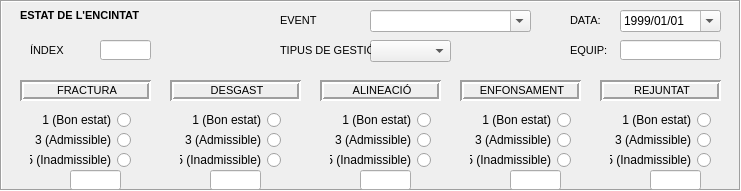
    <widget class="QFrame" name="frame_2">
     <property name="geometry">
      <rect>
       <x>20</x>
       <y>210</y>
       <width>741</width>
       <height>191</height>
      </rect>
     </property>
     <property name="frameShape">
      <enum>QFrame::Box</enum>
     </property>
     <property name="frameShadow">
      <enum>QFrame::Sunken</enum>
     </property>
     <widget class="QLabel" name="fracture_label">
      <property name="enabled">
       <bool>true</bool>
      </property>
      <property name="geometry">
       <rect>
        <x>20</x>
        <y>80</y>
        <width>131</width>
        <height>21</height>
       </rect>
      </property>
      <property name="font">
       <font>
        <family>Arial</family>
        <pointsize>8</pointsize>
       </font>
      </property>
      <property name="cursor">
       <cursorShape>ArrowCursor</cursorShape>
      </property>
      <property name="mouseTracking">
       <bool>true</bool>
      </property>
      <property name="focusPolicy">
       <enum>Qt::ClickFocus</enum>
      </property>
      <property name="layoutDirection">
       <enum>Qt::LeftToRight</enum>
      </property>
      <property name="autoFillBackground">
       <bool>false</bool>
      </property>
      <property name="frameShape">
       <enum>QFrame::Box</enum>
      </property>
      <property name="frameShadow">
       <enum>QFrame::Sunken</enum>
      </property>
      <property name="lineWidth">
       <number>2</number>
      </property>
      <property name="text">
       <string>&lt;!DOCTYPE HTML PUBLIC &quot;-//W3C//DTD HTML 4.0//EN&quot; &quot;http://www.w3.org/TR/REC-html40/strict.dtd&quot;&gt;
&lt;html&gt;&lt;head&gt;&lt;meta name=&quot;qrichtext&quot; content=&quot;1&quot; /&gt;&lt;style type=&quot;text/css&quot;&gt;
p, li { white-space: pre-wrap; }
&lt;/style&gt;&lt;/head&gt;&lt;body style=&quot; font-family:'Arial'; font-size:8pt; font-weight:400; font-style:normal;&quot;&gt;
&lt;p align=&quot;center&quot; style=&quot; margin-top:0px; margin-bottom:0px; margin-left:0px; margin-right:0px; -qt-block-indent:0; text-indent:0px;&quot;&gt;FRACTURA&lt;/p&gt;&lt;/body&gt;&lt;/html&gt;</string>
      </property>
      <property name="textFormat">
       <enum>Qt::AutoText</enum>
      </property>
      <property name="wordWrap">
       <bool>false</bool>
      </property>
     </widget>
     <widget class="QLabel" name="label_3">
      <property name="geometry">
       <rect>
        <x>20</x>
        <y>0</y>
        <width>151</width>
        <height>31</height>
       </rect>
      </property>
      <property name="font">
       <font>
        <family>Arial</family>
        <pointsize>9</pointsize>
        <weight>75</weight>
        <bold>true</bold>
       </font>
      </property>
      <property name="layoutDirection">
       <enum>Qt::LeftToRight</enum>
      </property>
      <property name="autoFillBackground">
       <bool>false</bool>
      </property>
      <property name="text">
       <string>&lt;!DOCTYPE HTML PUBLIC &quot;-//W3C//DTD HTML 4.0//EN&quot; &quot;http://www.w3.org/TR/REC-html40/strict.dtd&quot;&gt;
&lt;html&gt;&lt;head&gt;&lt;meta name=&quot;qrichtext&quot; content=&quot;1&quot; /&gt;&lt;style type=&quot;text/css&quot;&gt;
p, li { white-space: pre-wrap; }
&lt;/style&gt;&lt;/head&gt;&lt;body style=&quot; font-family:'Arial'; font-size:9pt; font-weight:600; font-style:normal;&quot;&gt;
&lt;p style=&quot; margin-top:0px; margin-bottom:0px; margin-left:0px; margin-right:0px; -qt-block-indent:0; text-indent:0px;&quot;&gt;&lt;span style=&quot; font-family:'MS Shell Dlg 2'; font-size:8pt;&quot;&gt;ESTAT DE L'ENCINTAT&lt;/span&gt;&lt;/p&gt;&lt;/body&gt;&lt;/html&gt;</string>
      </property>
      <property name="textFormat">
       <enum>Qt::AutoText</enum>
      </property>
     </widget>
     <widget class="QLabel" name="alignment_label">
      <property name="enabled">
       <bool>true</bool>
      </property>
      <property name="geometry">
       <rect>
        <x>320</x>
        <y>80</y>
        <width>121</width>
        <height>21</height>
       </rect>
      </property>
      <property name="font">
       <font>
        <family>Arial</family>
        <pointsize>8</pointsize>
       </font>
      </property>
      <property name="cursor">
       <cursorShape>ArrowCursor</cursorShape>
      </property>
      <property name="mouseTracking">
       <bool>true</bool>
      </property>
      <property name="focusPolicy">
       <enum>Qt::ClickFocus</enum>
      </property>
      <property name="layoutDirection">
       <enum>Qt::LeftToRight</enum>
      </property>
      <property name="autoFillBackground">
       <bool>false</bool>
      </property>
      <property name="frameShape">
       <enum>QFrame::Box</enum>
      </property>
      <property name="frameShadow">
       <enum>QFrame::Sunken</enum>
      </property>
      <property name="lineWidth">
       <number>2</number>
      </property>
      <property name="text">
       <string>&lt;!DOCTYPE HTML PUBLIC &quot;-//W3C//DTD HTML 4.0//EN&quot; &quot;http://www.w3.org/TR/REC-html40/strict.dtd&quot;&gt;
&lt;html&gt;&lt;head&gt;&lt;meta name=&quot;qrichtext&quot; content=&quot;1&quot; /&gt;&lt;style type=&quot;text/css&quot;&gt;
p, li { white-space: pre-wrap; }
&lt;/style&gt;&lt;/head&gt;&lt;body style=&quot; font-family:'Arial'; font-size:8pt; font-weight:400; font-style:normal;&quot;&gt;
&lt;p align=&quot;center&quot; style=&quot; margin-top:0px; margin-bottom:0px; margin-left:0px; margin-right:0px; -qt-block-indent:0; text-indent:0px;&quot;&gt;ALINEACIÓ&lt;/p&gt;&lt;/body&gt;&lt;/html&gt;</string>
      </property>
      <property name="textFormat">
       <enum>Qt::AutoText</enum>
      </property>
      <property name="wordWrap">
       <bool>false</bool>
      </property>
     </widget>
     <widget class="QLabel" name="wear_label">
      <property name="enabled">
       <bool>true</bool>
      </property>
      <property name="geometry">
       <rect>
        <x>170</x>
        <y>80</y>
        <width>131</width>
        <height>21</height>
       </rect>
      </property>
      <property name="font">
       <font>
        <family>Arial</family>
        <pointsize>8</pointsize>
       </font>
      </property>
      <property name="cursor">
       <cursorShape>ArrowCursor</cursorShape>
      </property>
      <property name="mouseTracking">
       <bool>true</bool>
      </property>
      <property name="focusPolicy">
       <enum>Qt::ClickFocus</enum>
      </property>
      <property name="layoutDirection">
       <enum>Qt::LeftToRight</enum>
      </property>
      <property name="autoFillBackground">
       <bool>false</bool>
      </property>
      <property name="frameShape">
       <enum>QFrame::Box</enum>
      </property>
      <property name="frameShadow">
       <enum>QFrame::Sunken</enum>
      </property>
      <property name="lineWidth">
       <number>2</number>
      </property>
      <property name="text">
       <string>&lt;!DOCTYPE HTML PUBLIC &quot;-//W3C//DTD HTML 4.0//EN&quot; &quot;http://www.w3.org/TR/REC-html40/strict.dtd&quot;&gt;
&lt;html&gt;&lt;head&gt;&lt;meta name=&quot;qrichtext&quot; content=&quot;1&quot; /&gt;&lt;style type=&quot;text/css&quot;&gt;
p, li { white-space: pre-wrap; }
&lt;/style&gt;&lt;/head&gt;&lt;body style=&quot; font-family:'Arial'; font-size:8pt; font-weight:400; font-style:normal;&quot;&gt;
&lt;p align=&quot;center&quot; style=&quot; margin-top:0px; margin-bottom:0px; margin-left:0px; margin-right:0px; -qt-block-indent:0; text-indent:0px;&quot;&gt;DESGAST&lt;/p&gt;&lt;/body&gt;&lt;/html&gt;</string>
      </property>
      <property name="textFormat">
       <enum>Qt::AutoText</enum>
      </property>
      <property name="wordWrap">
       <bool>false</bool>
      </property>
     </widget>
     <widget class="QLabel" name="grouting_label">
      <property name="enabled">
       <bool>true</bool>
      </property>
      <property name="geometry">
       <rect>
        <x>600</x>
        <y>80</y>
        <width>121</width>
        <height>21</height>
       </rect>
      </property>
      <property name="font">
       <font>
        <family>Arial</family>
        <pointsize>8</pointsize>
       </font>
      </property>
      <property name="cursor">
       <cursorShape>ArrowCursor</cursorShape>
      </property>
      <property name="mouseTracking">
       <bool>true</bool>
      </property>
      <property name="focusPolicy">
       <enum>Qt::ClickFocus</enum>
      </property>
      <property name="layoutDirection">
       <enum>Qt::LeftToRight</enum>
      </property>
      <property name="autoFillBackground">
       <bool>false</bool>
      </property>
      <property name="frameShape">
       <enum>QFrame::Box</enum>
      </property>
      <property name="frameShadow">
       <enum>QFrame::Sunken</enum>
      </property>
      <property name="lineWidth">
       <number>2</number>
      </property>
      <property name="text">
       <string>&lt;!DOCTYPE HTML PUBLIC &quot;-//W3C//DTD HTML 4.0//EN&quot; &quot;http://www.w3.org/TR/REC-html40/strict.dtd&quot;&gt;
&lt;html&gt;&lt;head&gt;&lt;meta name=&quot;qrichtext&quot; content=&quot;1&quot; /&gt;&lt;style type=&quot;text/css&quot;&gt;
p, li { white-space: pre-wrap; }
&lt;/style&gt;&lt;/head&gt;&lt;body style=&quot; font-family:'Arial'; font-size:8pt; font-weight:400; font-style:normal;&quot;&gt;
&lt;p align=&quot;center&quot; style=&quot; margin-top:0px; margin-bottom:0px; margin-left:0px; margin-right:0px; -qt-block-indent:0; text-indent:0px;&quot;&gt;REJUNTAT&lt;/p&gt;&lt;/body&gt;&lt;/html&gt;</string>
      </property>
      <property name="textFormat">
       <enum>Qt::AutoText</enum>
      </property>
      <property name="wordWrap">
       <bool>false</bool>
      </property>
     </widget>
     <widget class="QLabel" name="sag_label">
      <property name="enabled">
       <bool>true</bool>
      </property>
      <property name="geometry">
       <rect>
        <x>460</x>
        <y>80</y>
        <width>121</width>
        <height>21</height>
       </rect>
      </property>
      <property name="font">
       <font>
        <family>Arial</family>
        <pointsize>8</pointsize>
       </font>
      </property>
      <property name="cursor">
       <cursorShape>ArrowCursor</cursorShape>
      </property>
      <property name="mouseTracking">
       <bool>true</bool>
      </property>
      <property name="focusPolicy">
       <enum>Qt::ClickFocus</enum>
      </property>
      <property name="layoutDirection">
       <enum>Qt::LeftToRight</enum>
      </property>
      <property name="autoFillBackground">
       <bool>false</bool>
      </property>
      <property name="frameShape">
       <enum>QFrame::Box</enum>
      </property>
      <property name="frameShadow">
       <enum>QFrame::Sunken</enum>
      </property>
      <property name="lineWidth">
       <number>2</number>
      </property>
      <property name="text">
       <string>&lt;!DOCTYPE HTML PUBLIC &quot;-//W3C//DTD HTML 4.0//EN&quot; &quot;http://www.w3.org/TR/REC-html40/strict.dtd&quot;&gt;
&lt;html&gt;&lt;head&gt;&lt;meta name=&quot;qrichtext&quot; content=&quot;1&quot; /&gt;&lt;style type=&quot;text/css&quot;&gt;
p, li { white-space: pre-wrap; }
&lt;/style&gt;&lt;/head&gt;&lt;body style=&quot; font-family:'Arial'; font-size:8pt; font-weight:400; font-style:normal;&quot;&gt;
&lt;p align=&quot;center&quot; style=&quot; margin-top:0px; margin-bottom:0px; margin-left:0px; margin-right:0px; -qt-block-indent:0; text-indent:0px;&quot;&gt;ENFONSAMENT&lt;/p&gt;&lt;/body&gt;&lt;/html&gt;</string>
      </property>
      <property name="textFormat">
       <enum>Qt::AutoText</enum>
      </property>
      <property name="wordWrap">
       <bool>false</bool>
      </property>
     </widget>
     <widget class="QRadioButton" name="fracture_1">
      <property name="geometry">
       <rect>
        <x>30</x>
        <y>110</y>
        <width>101</width>
        <height>20</height>
       </rect>
      </property>
      <property name="layoutDirection">
       <enum>Qt::RightToLeft</enum>
      </property>
      <property name="text">
       <string>1 (Bon estat)</string>
      </property>
      <attribute name="buttonGroup">
       <string notr="true">group_fracture</string>
      </attribute>
     </widget>
     <widget class="QRadioButton" name="fracture_3">
      <property name="geometry">
       <rect>
        <x>30</x>
        <y>130</y>
        <width>101</width>
        <height>20</height>
       </rect>
      </property>
      <property name="layoutDirection">
       <enum>Qt::RightToLeft</enum>
      </property>
      <property name="text">
       <string>3 (Admissible)</string>
      </property>
      <attribute name="buttonGroup">
       <string notr="true">group_fracture</string>
      </attribute>
     </widget>
     <widget class="QRadioButton" name="fracture_5">
      <property name="geometry">
       <rect>
        <x>30</x>
        <y>150</y>
        <width>101</width>
        <height>20</height>
       </rect>
      </property>
      <property name="layoutDirection">
       <enum>Qt::RightToLeft</enum>
      </property>
      <property name="text">
       <string>5 (Inadmissible)</string>
      </property>
      <attribute name="buttonGroup">
       <string notr="true">group_fracture</string>
      </attribute>
     </widget>
     <widget class="QRadioButton" name="wear_3">
      <property name="geometry">
       <rect>
        <x>180</x>
        <y>130</y>
        <width>101</width>
        <height>20</height>
       </rect>
      </property>
      <property name="layoutDirection">
       <enum>Qt::RightToLeft</enum>
      </property>
      <property name="text">
       <string>3 (Admissible)</string>
      </property>
      <attribute name="buttonGroup">
       <string notr="true">group_wear</string>
      </attribute>
     </widget>
     <widget class="QRadioButton" name="wear_1">
      <property name="geometry">
       <rect>
        <x>180</x>
        <y>110</y>
        <width>101</width>
        <height>20</height>
       </rect>
      </property>
      <property name="layoutDirection">
       <enum>Qt::RightToLeft</enum>
      </property>
      <property name="text">
       <string>1 (Bon estat)</string>
      </property>
      <attribute name="buttonGroup">
       <string notr="true">group_wear</string>
      </attribute>
     </widget>
     <widget class="QRadioButton" name="wear_5">
      <property name="geometry">
       <rect>
        <x>180</x>
        <y>150</y>
        <width>101</width>
        <height>20</height>
       </rect>
      </property>
      <property name="layoutDirection">
       <enum>Qt::RightToLeft</enum>
      </property>
      <property name="text">
       <string>5 (Inadmissible)</string>
      </property>
      <attribute name="buttonGroup">
       <string notr="true">group_wear</string>
      </attribute>
     </widget>
     <widget class="QRadioButton" name="alignment_3">
      <property name="geometry">
       <rect>
        <x>330</x>
        <y>130</y>
        <width>101</width>
        <height>20</height>
       </rect>
      </property>
      <property name="layoutDirection">
       <enum>Qt::RightToLeft</enum>
      </property>
      <property name="text">
       <string>3 (Admissible)</string>
      </property>
      <attribute name="buttonGroup">
       <string notr="true">group_alignment</string>
      </attribute>
     </widget>
     <widget class="QRadioButton" name="alignment_1">
      <property name="geometry">
       <rect>
        <x>330</x>
        <y>110</y>
        <width>101</width>
        <height>20</height>
       </rect>
      </property>
      <property name="layoutDirection">
       <enum>Qt::RightToLeft</enum>
      </property>
      <property name="text">
       <string>1 (Bon estat)</string>
      </property>
      <attribute name="buttonGroup">
       <string notr="true">group_alignment</string>
      </attribute>
     </widget>
     <widget class="QRadioButton" name="alignment_5">
      <property name="geometry">
       <rect>
        <x>330</x>
        <y>150</y>
        <width>101</width>
        <height>20</height>
       </rect>
      </property>
      <property name="layoutDirection">
       <enum>Qt::RightToLeft</enum>
      </property>
      <property name="text">
       <string>5 (Inadmissible)</string>
      </property>
      <attribute name="buttonGroup">
       <string notr="true">group_alignment</string>
      </attribute>
     </widget>
     <widget class="QRadioButton" name="sag_3">
      <property name="geometry">
       <rect>
        <x>470</x>
        <y>130</y>
        <width>101</width>
        <height>20</height>
       </rect>
      </property>
      <property name="layoutDirection">
       <enum>Qt::RightToLeft</enum>
      </property>
      <property name="text">
       <string>3 (Admissible)</string>
      </property>
      <attribute name="buttonGroup">
       <string notr="true">group_sag</string>
      </attribute>
     </widget>
     <widget class="QRadioButton" name="sag_1">
      <property name="geometry">
       <rect>
        <x>470</x>
        <y>110</y>
        <width>101</width>
        <height>20</height>
       </rect>
      </property>
      <property name="layoutDirection">
       <enum>Qt::RightToLeft</enum>
      </property>
      <property name="text">
       <string>1 (Bon estat)</string>
      </property>
      <attribute name="buttonGroup">
       <string notr="true">group_sag</string>
      </attribute>
     </widget>
     <widget class="QRadioButton" name="sag_5">
      <property name="geometry">
       <rect>
        <x>470</x>
        <y>150</y>
        <width>101</width>
        <height>20</height>
       </rect>
      </property>
      <property name="layoutDirection">
       <enum>Qt::RightToLeft</enum>
      </property>
      <property name="text">
       <string>5 (Inadmissible)</string>
      </property>
      <attribute name="buttonGroup">
       <string notr="true">group_sag</string>
      </attribute>
     </widget>
     <widget class="QRadioButton" name="grouting_5">
      <property name="geometry">
       <rect>
        <x>610</x>
        <y>150</y>
        <width>101</width>
        <height>20</height>
       </rect>
      </property>
      <property name="layoutDirection">
       <enum>Qt::RightToLeft</enum>
      </property>
      <property name="text">
       <string>5 (Inadmissible)</string>
      </property>
      <attribute name="buttonGroup">
       <string notr="true">group_grouting</string>
      </attribute>
     </widget>
     <widget class="QRadioButton" name="grouting_1">
      <property name="geometry">
       <rect>
        <x>610</x>
        <y>110</y>
        <width>101</width>
        <height>20</height>
       </rect>
      </property>
      <property name="layoutDirection">
       <enum>Qt::RightToLeft</enum>
      </property>
      <property name="text">
       <string>1 (Bon estat)</string>
      </property>
      <attribute name="buttonGroup">
       <string notr="true">group_grouting</string>
      </attribute>
     </widget>
     <widget class="QRadioButton" name="grouting_3">
      <property name="geometry">
       <rect>
        <x>610</x>
        <y>130</y>
        <width>101</width>
        <height>20</height>
       </rect>
      </property>
      <property name="layoutDirection">
       <enum>Qt::RightToLeft</enum>
      </property>
      <property name="text">
       <string>3 (Admissible)</string>
      </property>
      <attribute name="buttonGroup">
       <string notr="true">group_grouting</string>
      </attribute>
     </widget>
     <widget class="QLabel" name="inv_team_label">
      <property name="geometry">
       <rect>
        <x>570</x>
        <y>40</y>
        <width>41</width>
        <height>21</height>
       </rect>
      </property>
      <property name="font">
       <font>
        <family>Arial</family>
        <pointsize>8</pointsize>
        <weight>50</weight>
        <bold>false</bold>
       </font>
      </property>
      <property name="text">
       <string>EQUIP:</string>
      </property>
     </widget>
     <widget class="QLineEdit" name="inv_team">
      <property name="enabled">
       <bool>true</bool>
      </property>
      <property name="geometry">
       <rect>
        <x>620</x>
        <y>40</y>
        <width>101</width>
        <height>20</height>
       </rect>
      </property>
      <property name="font">
       <font>
        <family>Arial</family>
       </font>
      </property>
      <property name="text">
       <string/>
      </property>
     </widget>
     <widget class="QComboBox" name="cbo_event">
      <property name="geometry">
       <rect>
        <x>370</x>
        <y>10</y>
        <width>161</width>
        <height>22</height>
       </rect>
      </property>
      <property name="editable">
       <bool>true</bool>
      </property>
      <property name="maxVisibleItems">
       <number>4</number>
      </property>
      <property name="insertPolicy">
       <enum>QComboBox::InsertAlphabetically</enum>
      </property>
     </widget>
     <widget class="QLabel" name="phase_label">
      <property name="geometry">
       <rect>
        <x>280</x>
        <y>10</y>
        <width>51</width>
        <height>21</height>
       </rect>
      </property>
      <property name="font">
       <font>
        <family>Arial</family>
        <pointsize>8</pointsize>
        <weight>50</weight>
        <bold>false</bold>
       </font>
      </property>
      <property name="text">
       <string>EVENT</string>
      </property>
     </widget>
     <widget class="QLineEdit" name="inv_index">
      <property name="enabled">
       <bool>true</bool>
      </property>
      <property name="geometry">
       <rect>
        <x>100</x>
        <y>40</y>
        <width>51</width>
        <height>20</height>
       </rect>
      </property>
      <property name="font">
       <font>
        <family>Arial</family>
       </font>
      </property>
      <property name="text">
       <string/>
      </property>
     </widget>
     <widget class="QLabel" name="inv_team_label_2">
      <property name="geometry">
       <rect>
        <x>30</x>
        <y>40</y>
        <width>51</width>
        <height>21</height>
       </rect>
      </property>
      <property name="font">
       <font>
        <family>Arial</family>
        <pointsize>8</pointsize>
        <weight>50</weight>
        <bold>false</bold>
       </font>
      </property>
      <property name="text">
       <string>ÍNDEX</string>
      </property>
     </widget>
     <widget class="QLineEdit" name="fracture">
      <property name="enabled">
       <bool>true</bool>
      </property>
      <property name="geometry">
       <rect>
        <x>70</x>
        <y>170</y>
        <width>51</width>
        <height>20</height>
       </rect>
      </property>
      <property name="font">
       <font>
        <family>Arial</family>
       </font>
      </property>
      <property name="text">
       <string/>
      </property>
     </widget>
     <widget class="QLineEdit" name="wear">
      <property name="enabled">
       <bool>true</bool>
      </property>
      <property name="geometry">
       <rect>
        <x>210</x>
        <y>170</y>
        <width>51</width>
        <height>20</height>
       </rect>
      </property>
      <property name="font">
       <font>
        <family>Arial</family>
       </font>
      </property>
      <property name="text">
       <string/>
      </property>
     </widget>
     <widget class="QLineEdit" name="alignment">
      <property name="enabled">
       <bool>true</bool>
      </property>
      <property name="geometry">
       <rect>
        <x>360</x>
        <y>170</y>
        <width>51</width>
        <height>20</height>
       </rect>
      </property>
      <property name="font">
       <font>
        <family>Arial</family>
       </font>
      </property>
      <property name="text">
       <string/>
      </property>
     </widget>
     <widget class="QLineEdit" name="sag">
      <property name="enabled">
       <bool>true</bool>
      </property>
      <property name="geometry">
       <rect>
        <x>510</x>
        <y>170</y>
        <width>51</width>
        <height>20</height>
       </rect>
      </property>
      <property name="font">
       <font>
        <family>Arial</family>
       </font>
      </property>
      <property name="text">
       <string/>
      </property>
     </widget>
     <widget class="QLineEdit" name="grouting">
      <property name="enabled">
       <bool>true</bool>
      </property>
      <property name="geometry">
       <rect>
        <x>650</x>
        <y>170</y>
        <width>51</width>
        <height>20</height>
       </rect>
      </property>
      <property name="font">
       <font>
        <family>Arial</family>
       </font>
      </property>
      <property name="text">
       <string/>
      </property>
     </widget>
     <widget class="QDateEdit" name="inv_date">
      <property name="geometry">
       <rect>
        <x>620</x>
        <y>10</y>
        <width>101</width>
        <height>22</height>
       </rect>
      </property>
      <property name="displayFormat">
       <string>yyyy/MM/dd</string>
      </property>
      <property name="calendarPopup">
       <bool>true</bool>
      </property>
      <property name="date">
       <date>
        <year>1999</year>
        <month>1</month>
        <day>1</day>
       </date>
      </property>
     </widget>
     <widget class="QLabel" name="inv_date_label">
      <property name="geometry">
       <rect>
        <x>570</x>
        <y>10</y>
        <width>41</width>
        <height>21</height>
       </rect>
      </property>
      <property name="font">
       <font>
        <family>Arial</family>
        <pointsize>8</pointsize>
        <weight>50</weight>
        <bold>false</bold>
       </font>
      </property>
      <property name="text">
       <string>DATA:</string>
      </property>
     </widget>
     <widget class="QComboBox" name="cbo_manag_type">
      <property name="geometry">
       <rect>
        <x>370</x>
        <y>40</y>
        <width>81</width>
        <height>22</height>
       </rect>
      </property>
     </widget>
     <widget class="QLabel" name="type_manage_label">
      <property name="geometry">
       <rect>
        <x>280</x>
        <y>40</y>
        <width>91</width>
        <height>21</height>
       </rect>
      </property>
      <property name="font">
       <font>
        <family>Arial</family>
        <pointsize>8</pointsize>
        <weight>50</weight>
        <bold>false</bold>
       </font>
      </property>
      <property name="text">
       <string>TIPUS DE GESTIÓ:</string>
      </property>
     </widget>
    </widget>
